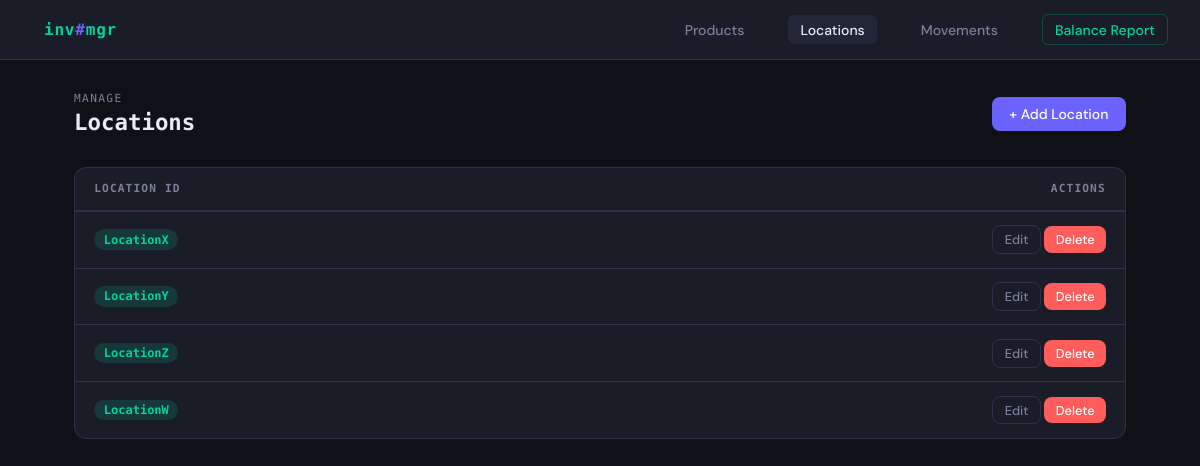
/locations, run on the app's committed database.
### app.py (models this page shows, shortened)
class Location(db.Model):
    location_id = db.Column(db.String(50), primary_key=True)

### app.py (the view)
@app.route('/locations')
def locations():
    all_locations = Location.query.all()
    return render_template('locations.html', locations=all_locations)

### templates/locations.html (shortened to what this page needs)
{% extends 'base.html' %}
{% block content %}
<div class="page-header">
  <h1><span class="label">Manage</span>Locations</h1>
  <a href="{{ url_for('add_location') }}" class="btn btn-primary">+ Add Location</a>
</div>
<div class="card">
  {% if locations %}
  <table>
    <thead>
      <tr>
        <th>Location ID</th>
        <th style="text-align:right">Actions</th>
      </tr>
    </thead>
    <tbody>
      {% for l in locations %}
      <tr>
        <td><span class="badge badge-green">{{ l.location_id }}</span></td>
        <td style="text-align:right">
          <a href="{{ url_for('edit_location', location_id=l.location_id) }}" class="btn btn-outline btn-sm">Edit</a>
          <form method="POST" action="{{ url_for('delete_location', location_id=l.location_id) }}" style="display:inline"
                onsubmit="return confirm('Delete location {{ l.location_id }}?')">
            <button class="btn btn-danger btn-sm">Delete</button>
          </form>
        </td>
      </tr>
      {% endfor %}
    </tbody>
  </table>
  {% else %}
  <div class="empty">
    <p>No locations yet. Add your first warehouse to get started.</p>
    <a href="{{ url_for('add_location') }}" class="btn btn-primary">+ Add Location</a>
  </div>
  {% endif %}
</div>
{% endblock %}

### templates/base.html (style rules this page uses)
:root { --bg: #0f1117; --surface: #1a1d27; --surface2: #232636; --border: #2e3148; --accent: #6c63ff; --accent2: #00d2a0; --danger: #ff5c5c; --warning: #ffb547; --text: #e8eaf6; --muted: #7a7f9a; --mono: 'Space Mono', monospace; --sans: 'DM Sans', sans-serif; }
* { box-sizing: border-box; margin: 0; padding: 0; }
body { background: var(--bg); color: var(--text); font-family: var(--sans); min-height: 100vh; }
.page-header { display: flex; align-items: center; justify-content: space-between; margin-bottom: 2rem; }
.page-header h1 { font-family: var(--mono); font-size: 1.4rem; font-weight: 700; color: var(--text); }
.page-header h1 .label { display: block; font-size: 0.7rem; color: var(--muted); font-weight: 400; letter-spacing: 0.12em; text-transform: uppercase; margin-bottom: 4px; }
.btn { display: inline-flex; align-items: center; gap: 0.4rem; padding: 0.5rem 1.1rem; border-radius: 8px; border: none; font-family: var(--sans); font-size: 0.875rem; font-weight: 500; cursor: pointer; text-decoration: none; transition: all 0.15s; }
.btn-primary { background: var(--accent); color: #fff; }
.btn-danger { background: var(--danger); color: #fff; }
.btn-outline { background: transparent; border: 1px solid var(--border); color: var(--muted); }
.btn-sm { padding: 0.3rem 0.7rem; font-size: 0.8rem; }
.card { background: var(--surface); border: 1px solid var(--border); border-radius: 12px; overflow: hidden; }
table { width: 100%; border-collapse: collapse; }
thead tr { border-bottom: 2px solid var(--border); }
th { text-align: left; padding: 0.9rem 1.2rem; font-family: var(--mono); font-size: 0.7rem; text-transform: uppercase; letter-spacing: 0.1em; color: var(--muted); }
td { padding: 0.85rem 1.2rem; border-bottom: 1px solid var(--border); font-size: 0.9rem; }
tbody tr:last-child td { border-bottom: none; }
.badge { display: inline-block; padding: 0.2rem 0.6rem; border-radius: 20px; font-size: 0.75rem; font-weight: 600; font-family: var(--mono); }
.badge-green { background: rgba(0,210,160,0.15); color: var(--accent2); }

### data on the page
Location: location_id "LocationX"
Location: location_id "LocationY"
Location: location_id "LocationZ"
Location: location_id "LocationW"
